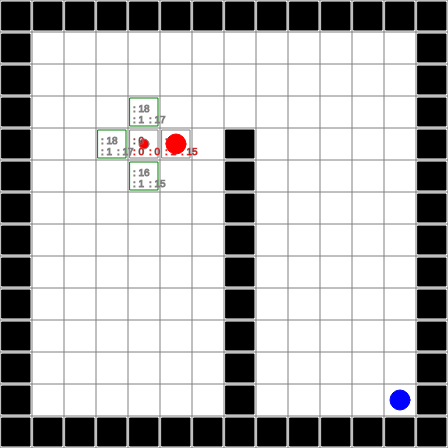
Frame 1 (no input)
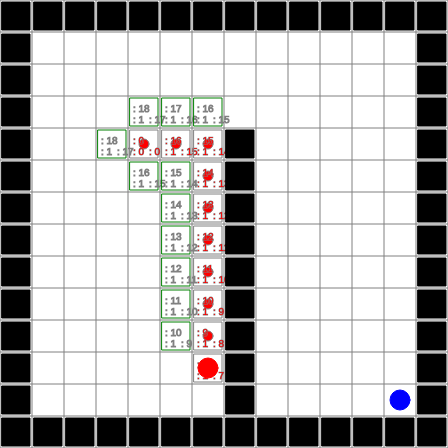
Frame 60 (no input)
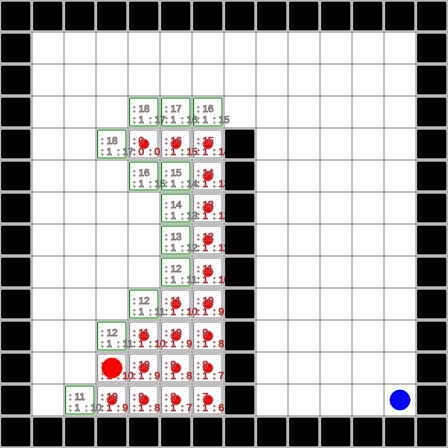
Frame 120 (the mouse pressed at the canvas centre since frame 60)

The p5.js sketch that drew these frames (run headless with seeded random() and noise() and a simulated clock; from frame 60 on, the mouse is pressed at the canvas centre):

// p5.js sketch
// ── sketch.js

timer = 0;

function setup() {
  GameBoard.instance.setup();
  player =  new Player(4,4);
  target =  new IconBlock(12,12);
  target.color = 'blue';
  player.findPath();
}

function draw() {
  background('white');
  GameBoard.instance.draw();
  timer+=deltaTime/1000;
  if(timer > 0.1){
    player.findPath();
    timer = 0;
  }

  player.draw();
  target.draw();
}

//邻居块
class Neighbors{
  constructor(owner){
    this.owner = owner;
  }

  //返回所有邻居块
  blocks(){
  }

  openBlocks(){
  }

  closeBlcoks(){
  }

  bricks(){

  }
}

class Layout{
  constructor(){
    this.cols = 14;
    this.rows = 14 ;
    this.cell_size = 32; // 网格单元大小
    this.bricks = [];

    this.blocks = [];
  }

  draw(){
    push();
    stroke('grey');
    for(let r=0;r<=this.rows;r++){
      line(0,r*this.cell_size,this.cols*this.cell_size,r*this.cell_size);
    }
    for(let c=0;c<=this.cols;c++){
      line(c*this.cell_size,0,c*this.cell_size,this.cell_size*this.rows);
    }

    //网格编号
    for(let c = 0; c< this.cols;c++){
      for(let r = 0; r< this.rows;r++){
        let x = r * this.cell_size ; //+ this.cell_size/2;
        let y = c * this.cell_size + this.cell_size/2;
        // text(r+','+c,x,y);
      }
    }
    pop();

    for(let c=0;c< this.cols ; c++){
      for(let r=0;r<this.rows ; r++){
        let block  = this.cells[c][r];
        //if(block!= undefined) {
          block.draw();
        //}
          if( block instanceof Player){
            print('player draw..');
          }
      }

    }
  }

  init(){
    this.cells = new Array(this.cols);
    for(let n=0;n<this.cols;n++){
      this.cells[n] = new Array(this.rows);
      for(let m=0;m< this.rows;m++){
        this.cells[n][m] = new PathBlock(n,m);

      }
    }
    // 一圈围墙
    for(let x=0;x < this.cols;x++){
      this.cells[x][0] = new Brick(x,0); // top
       this.cells[x][this.rows-1] = new Brick(x,this.rows-1); // bottom
    }
    //
    for(let y=0;y < this.rows;y++){
      this.cells[0][y] = new Brick(0,y);
      this.cells[this.cols-1][y] = new Brick(this.cols-1,y);
    }
    //
    // 中间一道竖隔墙
     for(let y=4;y < this.rows-4;y++){
      this.cells[this.cols/2][y] = new Brick(this.cols/2,y);
    }

    for(let y=4;y < this.rows;y++){
      this.cells[this.cols/2][y] = new Brick(this.cols/2,y);
    }
  }

  addBlock(block){
    this.cells[block.y][block.x] = block;
  }
}

//游戏网格盘
class GameBoard{
  constructor(cfgs) {
    this.cfgs = cfgs;
    this.blocks = [];
  }
  init(){
    return this;
  }

  addBlock(block){
    this.layout.addBlock(block);
    return block;
  }

  loadLayout(layout){
    this.layout = layout;
    layout.init();
  }

  setup(){
    let w,h;
    w = this.layout.cols * this.layout.cell_size;
    h = this.layout.rows * this.layout.cell_size;
    createCanvas(w,h);
  }

  draw(){
    this.layout.draw();

  }
}


// 游戏块
class Block{
  constructor(x,y){
    this.x = x;
    this.y = y;
    this.nb = new Neighbors(this);
    // GameBoard.instance.blocks.push(this);
    this.layout = GameBoard.instance.layout;
    this.border_color = 'blue';
  }

  neighbors(){
    return this.nb;
  }

  draw(){
  }
}

UNKNOWN = 0;
OPEN = 2;
CLOSE = 1;
// TRACE = 3; //已经是轨迹点了

class PathBlock extends Block{
  constructor(x,y){
    super(x,y);
    this.type = UNKNOWN;
    this.border_color = 'green';
    this.trace = false;

    this.F = 0;
    this.G = 0;
    this.H = 0;
    //F（方块的和值）：左上角
    // G（从A点到方块的移动量）：左下角
    // H（从方块到B点的估算移动量): 右下角
    this.target = null;
  }

  setTarget(block){
    this.target = block;
  }

  distanceManhattan(x,y){
    let dist = abs(x - this.x) + abs(y - this.y);
    return dist;
  }

  update(){
    this.H = this.distanceManhattan(target.x,target.y);
    this.G = this.distanceManhattan(player.x,player.y);
    this.F = this.H + this.G;
  }

  draw(){
    if(this.type == UNKNOWN){
      return;
    }
    push();
    noFill();
    rectMode(CENTER);
    if( this.type == CLOSE){
      this.border_color = 'grey';
    }else{
      this.border_color = 'green';
    }
    stroke(this.border_color);
    // strokeWeight(3);
    let x = this.layout.cell_size * this.x + this.layout.cell_size/2;
    let y = this.layout.cell_size * this.y + this.layout.cell_size/2;
    rect(x,y,this.layout.cell_size-4,this.layout.cell_size-4);
    if( this.trace) {
      fill('red');
      circle(x, y, 10);
    }
    textSize(10);
    stroke('grey');
    text(": "+this.F,x+5 - this.layout.cell_size/2,y);
    text(": "+this.G,x+5 - this.layout.cell_size/2,y+this.layout.cell_size/2 - 5);
    text(": "+this.H,x+5 ,y+this.layout.cell_size/2 -5) ;
    pop();
  }
}

//砖块，障碍
class Brick extends Block{
  constructor(x,y){
    super(x,y);
  }

  draw(){
    push();
    fill('black');
    rectMode(CENTER);
    let x = this.layout.cell_size * this.x + this.layout.cell_size/2;
    let y = this.layout.cell_size * this.y + this.layout.cell_size/2;
    rect(x,y,this.layout.cell_size-4,this.layout.cell_size-4);
    pop();
  }
}

class IconBlock extends PathBlock{
  constructor(x,y){
    super(x,y);
    this.color = 'red';
    this.border_color = 'red';
  }

  draw(){
    super.draw();
    push();
    stroke(this.color);
    fill(this.color);
    let x = this.layout.cell_size * this.x + this.layout.cell_size/2;
    let y = this.layout.cell_size * this.y + this.layout.cell_size/2;
    circle(x,y,20);
    pop();
  }
}

GameBoard.instance = new GameBoard().init();
GameBoard.instance.loadLayout(new Layout());

class BlockIndex{
  constructor(x,y){
    this.x = x;
    this.y = y;
  }

  equal(other){
    return this.x == other.x && this.y == other.y;
  }
}

class Player extends IconBlock{
  constructor(x,y){
    super(x,y);
    this.open = []; // 开路
    this.close = [] ; // 碰撞或已走过的路
    // this.move(x,y);
    this.target = null;
    this.move(x,y);
  }

  addCloseList(block){
     for(let n=0;n< this.close.length;n++){
      let _ = this.close[n];
      if( _ == block){
        return;
      }
    }
    this.close.push(block);
  }

  removeCloseList(block){
    for(let n=0;n< this.close.length;n++){
      let _ = this.close[n];
      if( _ == block){
        this.close.splice(n,1);
        return;
      }
    }
  }

  move(x,y){
    let block = this.layout.cells[x][y];
    this.removeOpenList(block);
    this.addCloseList(block);
    block.type = CLOSE;
    block.trace = true;
    this.x = x;
    this.y = y;
  }

  findPath(){
    // 计算 close, open
    // this.addCloseList(this);
    this.availableBlock();
    let block = this.getNearestBlockWithTarget();

    this.move(block.x,block.y);

  }

  getNearestBlockWithTarget(){
    // 在open找个 H 最小的block
    this.open.sort(function (a,b) {
      return a.H - b.H;
    });
    return this.open[0];
  }

  addOpenList(block){
    for(let n=0;n< this.open.length;n++){
      let _ = this.open[n];
      if( _ ==  block){
        return;
      }
    }

    this.open.push(block);
  }

  removeOpenList(block){
    for(let n=0;n< this.open.length;n++){
      let _ = this.open[n];
      if( _ == block ){
        this.open.splice(n,1);
        return;
      }
    }
  }

  availableBlock(){
    //查找附近可走的block,
    let up = this.layout.cells[this.x][this.y-1];
    let left = this.layout.cells[this.x-1][this.y];
    let right = this.layout.cells[this.x+1][this.y];
    let down = this.layout.cells[this.x][this.y+1];

   this.verifyBlock(up);
   this.verifyBlock(left);
   this.verifyBlock(right);
   this.verifyBlock(down);

  }

  verifyBlock(block){
    if( block instanceof Brick){
      this.addCloseList(block);
      block.type = OPEN;
      // block.update();
    }
    if( block.type == UNKNOWN){
      block.type = OPEN;
      this.addOpenList(block);
      block.update();
    }
  }



}
